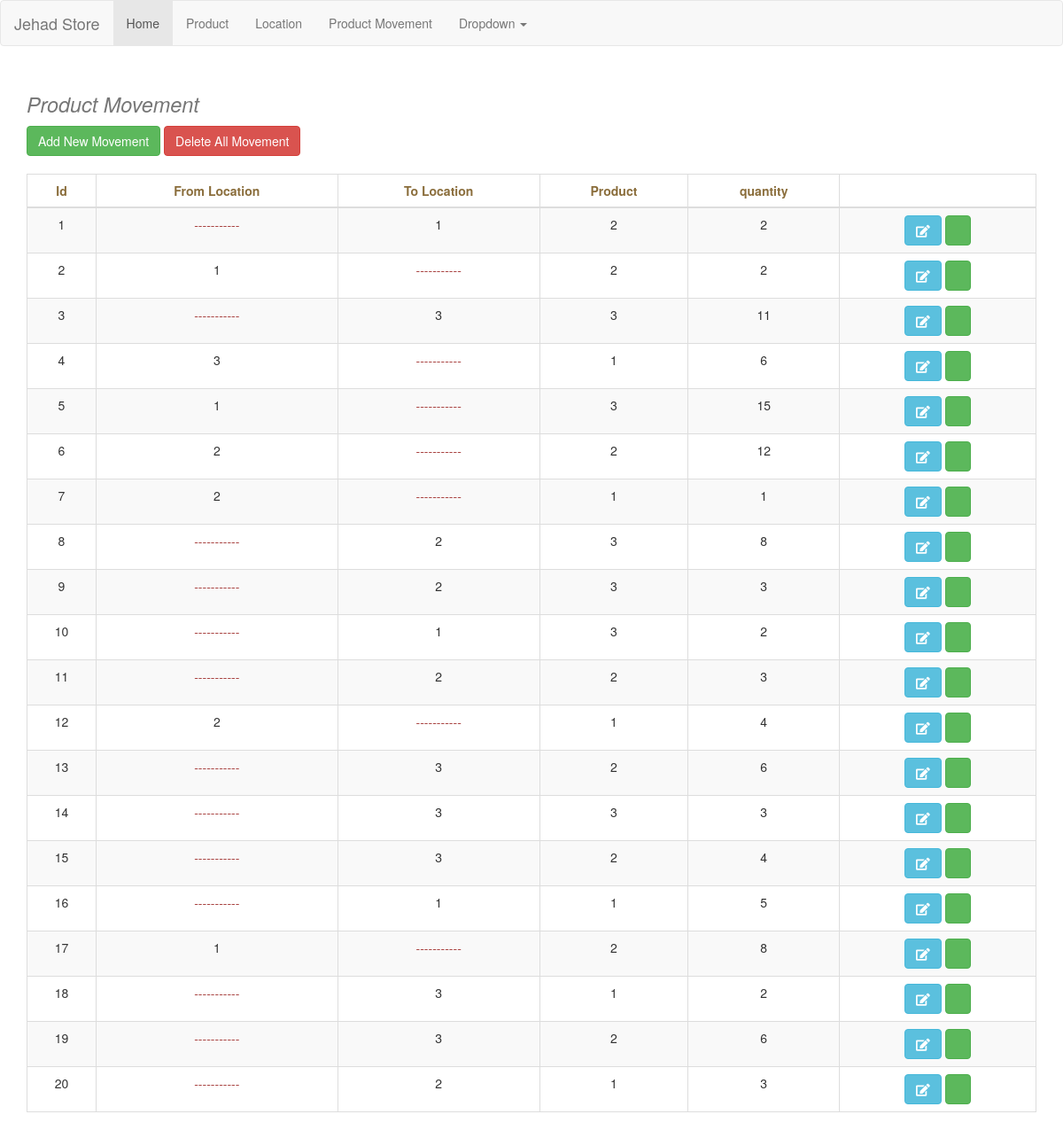
Screenshot of /ProductMovement with the database file from the repository.
### models.py (models this page shows)
class ProductMovement(db.Model):
    id = db.Column(db.Integer ,primary_key=True)
    fromLocation = db.Column(db.Integer)
    toLocation = db.Column(db.Integer)
    productId = db.Column(db.Integer , nullable=False)
    quantity = db.Column(db.Integer)

### app.py (the view)
@app.route('/ProductMovement')
def ProductMovement():
    entries=models.ProductMovement.query.all()
    return render_template('ProductMovement.html',entries=entries)

### templates/ProductMovement.html (shortened to what this page needs)
{% extends 'layout.html' %}
{% block body %}
<div class="container mt-3">
<h1><small><i>Product Movement</i></small></h1>
<a class="btn btn-success" href="/AddMovement">Add New Movement</a>
<a href="/deleteAllMovement" class="btn btn-danger">Delete All Movement</a>
<br><br>
<div class="w-25 p-3">
<table class="table table-striped table-bordered text-center table-hover">
    <thead>
      <tr>
        <th scope="col" class="text-center text-warning">Id</th>
        <th scope="col" class="text-center text-warning">From Location</th>
        <th scope="col" class="text-center text-warning">To Location</th>
        <th scope="col" class="text-center text-warning">Product</th>
        <th scope="col" class="text-center text-warning">quantity</th>
        <th scope="col" class="text-center text-warning"></th>
      </tr>
    </thead>
    <tbody>
        {% for item in entries %}
        <tr>
            <td>{{item.id}}</td>
            {% if item.fromLocation ==0 %}
            <td class="text-danger">-----------</td>
            {% else %}
            <td>{{item.fromLocation}}</td>
            {% endif %}
            {% if item.toLocation ==0 %}
            <td class="text-danger">-----------</td>
            {% else %}
            <td>{{item.toLocation}}</td>
            {% endif %}
            <td>{{item.productId}}</td>
            <td>{{item.quantity}}</td>
            <td>
                <a href="/editProductMovement/{{item.id}}" class="btn btn-info" title="Edit Location"><i class="fas fa-edit"></i></a>
                <a href="/viewProductMovement/{{item.id}}" class="btn btn-success" title="View Location"><i class="fal fa-eye"></i></a>
            </td>
          </tr>
        {% endfor %}
    </tbody>
</table>
</div>
</div>
{% endblock %}

### templates/layout.html (shortened to what this page needs)
<!DOCTYPE html>
<html>
    <head>
        <link rel="stylesheet" href="https://maxcdn.bootstrapcdn.com/bootstrap/3.4.1/css/bootstrap.min.css">
     <link rel="stylesheet" href="https://pro.fontawesome.com/releases/v5.10.0/css/all.css"/>
    </head>
    <body class="bg-light">
            {% include 'includes/_navbar.html' %}
        {% block body %}{% endblock %}
    </body>
</html>

### templates/includes/_navbar.html (shortened to what this page needs)
<nav class="navbar navbar-default">
    <div class="container-fluid">
      <div class="navbar-header">
        <a class="navbar-brand" href="#">Jehad Store</a>
      </div>
      <ul class="nav navbar-nav">
        <li class="active"><a href="/">Home</a></li>
        <li><a href="/Product">Product</a></li>
        <li><a href="/Location">Location</a></li>
        <li><a href="/ProductMovement">Product Movement</a></li>
        <li class="dropdown">
          <a href="#" class="dropdown-toggle" data-toggle="dropdown" role="button" aria-haspopup="true" aria-expanded="false">Dropdown <span class="caret"></span></a>
        </li>
      </ul>
    </div>
  </nav>

### rows the page displays
ProductMovement: id "1", toLocation "1", productId "2", quantity "2"
ProductMovement: id "2", fromLocation "1", productId "2", quantity "2"
ProductMovement: id "3", toLocation "3", productId "3", quantity "11"
ProductMovement: id "4", fromLocation "3", productId "1", quantity "6"
ProductMovement: id "5", fromLocation "1", productId "3", quantity "15"
ProductMovement: id "6", fromLocation "2", productId "2", quantity "12"
ProductMovement: id "7", fromLocation "2", productId "1", quantity "1"
ProductMovement: id "8", toLocation "2", productId "3", quantity "8"
ProductMovement: id "9", toLocation "2", productId "3", quantity "3"
ProductMovement: id "10", toLocation "1", productId "3", quantity "2"
ProductMovement: id "11", toLocation "2", productId "2", quantity "3"
ProductMovement: id "12", fromLocation "2", productId "1", quantity "4"
ProductMovement: id "13", toLocation "3", productId "2", quantity "6"
ProductMovement: id "14", toLocation "3", productId "3", quantity "3"
ProductMovement: id "15", toLocation "3", productId "2", quantity "4"
ProductMovement: id "16", toLocation "1", productId "1", quantity "5"
ProductMovement: id "17", fromLocation "1", productId "2", quantity "8"
ProductMovement: id "18", toLocation "3", productId "1", quantity "2"
ProductMovement: id "19", toLocation "3", productId "2", quantity "6"
ProductMovement: id "20", toLocation "2", productId "1", quantity "3"
